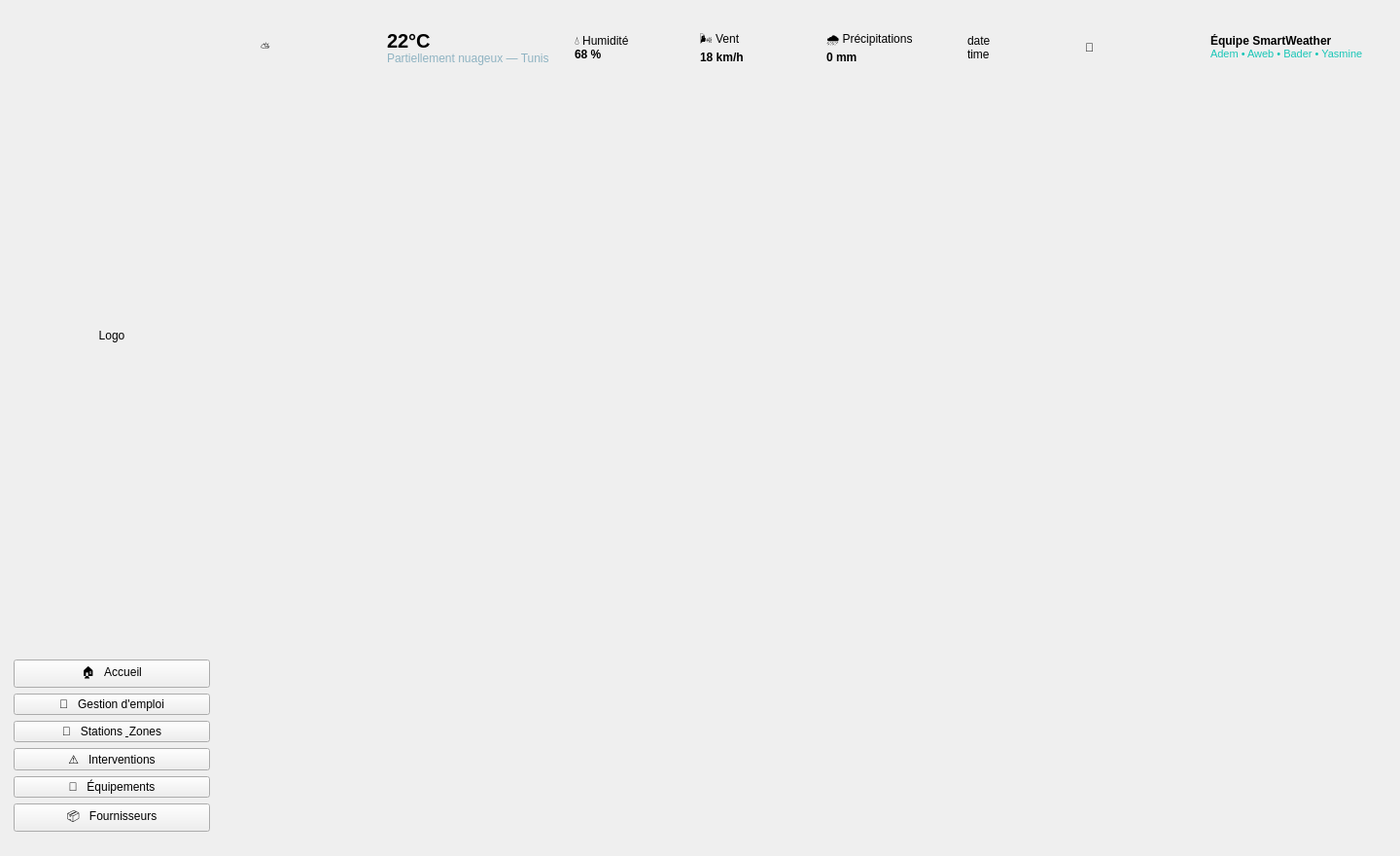
<?xml version="1.0" encoding="UTF-8"?>
<ui version="4.0">
 <class>MainWindow</class>
 <widget class="QMainWindow" name="MainWindow">
  <property name="geometry">
   <rect>
    <x>0</x>
    <y>0</y>
    <width>1440</width>
    <height>880</height>
   </rect>
  </property>
  <property name="windowTitle">
   <string>Smart Weather Management — Application Intégrée</string>
  </property>
  <widget class="QWidget" name="centralwidget">
   <layout class="QHBoxLayout" name="horizontalLayout">
    <property name="leftMargin">
     <number>0</number>
    </property>
    <property name="topMargin">
     <number>0</number>
    </property>
    <property name="rightMargin">
     <number>0</number>
    </property>
    <property name="bottomMargin">
     <number>0</number>
    </property>
    <property name="spacing">
     <number>0</number>
    </property>
    <item>
     <widget class="QFrame" name="sidebar">
      <property name="minimumSize">
       <size>
        <width>230</width>
        <height>0</height>
       </size>
      </property>
      <property name="maximumSize">
       <size>
        <width>230</width>
        <height>16777215</height>
       </size>
      </property>
      <layout class="QVBoxLayout" name="verticalLayout_sidebar">
       <property name="leftMargin">
        <number>14</number>
       </property>
       <property name="topMargin">
        <number>18</number>
       </property>
       <property name="rightMargin">
        <number>14</number>
       </property>
       <property name="bottomMargin">
        <number>18</number>
       </property>
       <property name="spacing">
        <number>6</number>
       </property>
       <item>
        <widget class="QLabel" name="logoLabel">
         <property name="text">
          <string>Logo</string>
         </property>
         <property name="alignment">
          <set>Qt::AlignCenter</set>
         </property>
        </widget>
       </item>
       <item>
        <widget class="QPushButton" name="btn_accueil">
         <property name="text">
          <string>🏠   Accueil</string>
         </property>
         <property name="checkable">
          <bool>true</bool>
         </property>
        </widget>
       </item>
       <item>
        <widget class="QPushButton" name="btn_emploi">
         <property name="text">
          <string>📅   Gestion d'emploi</string>
         </property>
         <property name="checkable">
          <bool>true</bool>
         </property>
        </widget>
       </item>
       <item>
        <widget class="QPushButton" name="btn_zones">
         <property name="text">
          <string>📡   Stations &amp; Zones</string>
         </property>
         <property name="checkable">
          <bool>true</bool>
         </property>
        </widget>
       </item>
       <item>
        <widget class="QPushButton" name="btn_interventions">
         <property name="text">
          <string>⚠   Interventions</string>
         </property>
         <property name="checkable">
          <bool>true</bool>
         </property>
        </widget>
       </item>
       <item>
        <widget class="QPushButton" name="btn_equipements">
         <property name="text">
          <string>🧰   Équipements</string>
         </property>
         <property name="checkable">
          <bool>true</bool>
         </property>
        </widget>
       </item>
       <item>
        <widget class="QPushButton" name="btn_fournisseurs">
         <property name="text">
          <string>📦   Fournisseurs</string>
         </property>
         <property name="checkable">
          <bool>true</bool>
         </property>
        </widget>
       </item>
       <item>
        <spacer name="verticalSpacer">
         <property name="orientation">
          <enum>Qt::Vertical</enum>
         </property>
        </spacer>
       </item>
      </layout>
     </widget>
    </item>
    <item>
     <widget class="QWidget" name="rightContainer">
      <layout class="QVBoxLayout" name="verticalLayout_right">
       <property name="leftMargin">
        <number>18</number>
       </property>
       <property name="topMargin">
        <number>16</number>
       </property>
       <property name="rightMargin">
        <number>18</number>
       </property>
       <property name="bottomMargin">
        <number>16</number>
       </property>
       <property name="spacing">
        <number>14</number>
       </property>
       <item>
        <widget class="QFrame" name="header">
         <layout class="QHBoxLayout" name="horizontalLayout_header">
          <property name="leftMargin">
           <number>20</number>
          </property>
          <property name="topMargin">
           <number>10</number>
          </property>
          <property name="rightMargin">
           <number>20</number>
          </property>
          <property name="bottomMargin">
           <number>10</number>
          </property>
          <property name="spacing">
           <number>26</number>
          </property>
          <item>
           <widget class="QLabel" name="lbl_weather_icon">
            <property name="text">
             <string>⛅</string>
            </property>
           </widget>
          </item>
          <item>
           <widget class="QLabel" name="lbl_weather_temp">
            <property name="text">
             <string>&lt;b style='font-size:20px'>22°C&lt;/b&gt;&lt;br&gt;&lt;span style='color:#8fb3c2'>Partiellement nuageux — Tunis&lt;/span&gt;</string>
            </property>
           </widget>
          </item>
          <item>
           <widget class="QLabel" name="lbl_humidity">
            <property name="text">
             <string>💧 Humidité&lt;br&gt;&lt;b&gt;68 %&lt;/b&gt;</string>
            </property>
           </widget>
          </item>
          <item>
           <widget class="QLabel" name="lbl_wind">
            <property name="text">
             <string>🌬 Vent&lt;br&gt;&lt;b&gt;18 km/h&lt;/b&gt;</string>
            </property>
           </widget>
          </item>
          <item>
           <widget class="QLabel" name="lbl_precip">
            <property name="text">
             <string>🌧 Précipitations&lt;br&gt;&lt;b&gt;0 mm&lt;/b&gt;</string>
            </property>
           </widget>
          </item>
          <item>
           <spacer name="horizontalSpacer">
            <property name="orientation">
             <enum>Qt::Horizontal</enum>
            </property>
           </spacer>
          </item>
          <item>
           <widget class="QWidget" name="clockContainer">
            <layout class="QVBoxLayout" name="verticalLayout_clock">
             <property name="spacing">
              <number>0</number>
             </property>
             <item>
              <widget class="QLabel" name="lbl_date">
               <property name="text">
                <string>date</string>
               </property>
              </widget>
             </item>
             <item>
              <widget class="QLabel" name="lbl_time">
               <property name="text">
                <string>time</string>
               </property>
              </widget>
             </item>
            </layout>
           </widget>
          </item>
          <item>
           <widget class="QLabel" name="lbl_notifications">
            <property name="text">
             <string>🔔</string>
            </property>
           </widget>
          </item>
          <item>
           <widget class="QLabel" name="lbl_user_info">
            <property name="text">
             <string>&lt;b&gt;Équipe SmartWeather&lt;/b&gt;&lt;br&gt;&lt;span style='color:#19c6b7; font-size:11px'>Adem • Aweb • Bader • Yasmine&lt;/span&gt;</string>
            </property>
           </widget>
          </item>
         </layout>
        </widget>
       </item>
       <item>
        <widget class="QStackedWidget" name="m_stack">
         <property name="geometry">
          <rect>
           <x>0</x>
           <y>0</y>
           <width>1210</width>
           <height>800</height>
          </rect>
         </property>
        </widget>
       </item>
      </layout>
     </widget>
    </item>
   </layout>
  </widget>
 </widget>
</ui>
